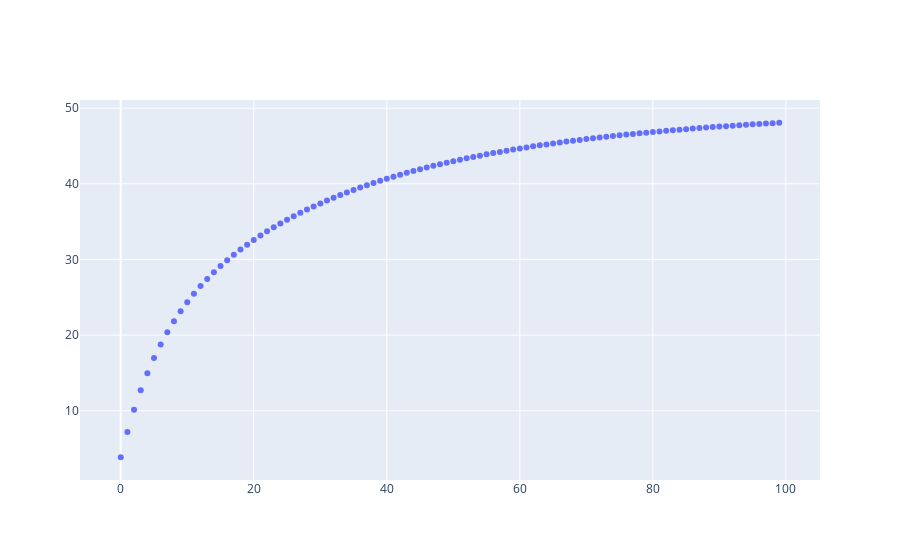

Write notebook code for a chart like this one.
### Code cell
import plotly.graph_objects as go
fig = go.Figure()
fig.add_trace(go.Scatter(x=iteration_x, y=error_y, mode='markers'))
fig.show()
